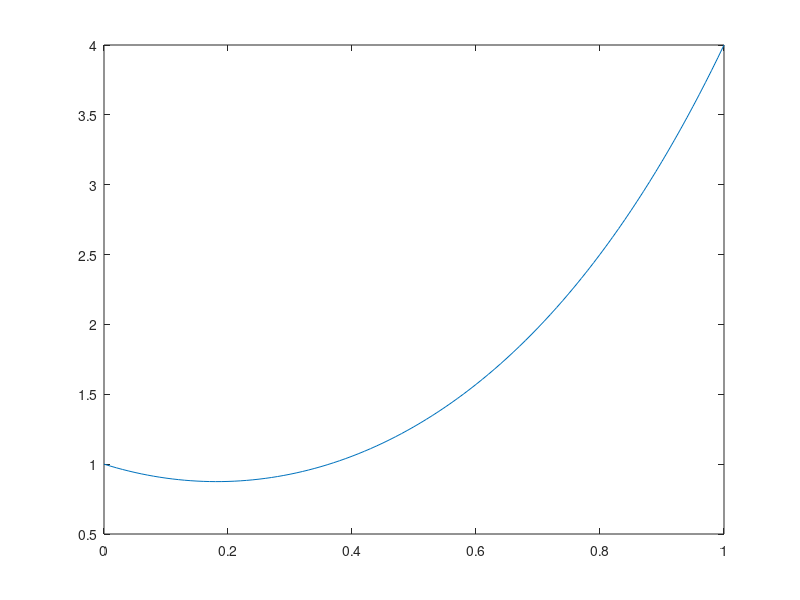

MATLAB code to generate this figure:
%%%%%%%%%%%%%%%%%%%%%%%%%%%%%%%%%%%%%%%%%%%%%%%%%%%%%%%%%%%%%%%%%%%%%%%%%%%%%%%%
% Daniel Wiese
% 16.323 - HW #3
%-------------------------------------------------------------------------------
% Problem 1
%%%%%%%%%%%%%%%%%%%%%%%%%%%%%%%%%%%%%%%%%%%%%%%%%%%%%%%%%%%%%%%%%%%%%%%%%%%%%%%%

clear all;
close all;
clc;

A2 = (5-2*exp(2))/(exp(-2)-exp(2));
A1 = 2 - A2;

xoft = @(t) -1 + A1 * exp(2*t) + A2 * exp(-2*t);

t = linspace(0, 1, 101);

x = xoft(t);

figure(1)
plot(t, x);
